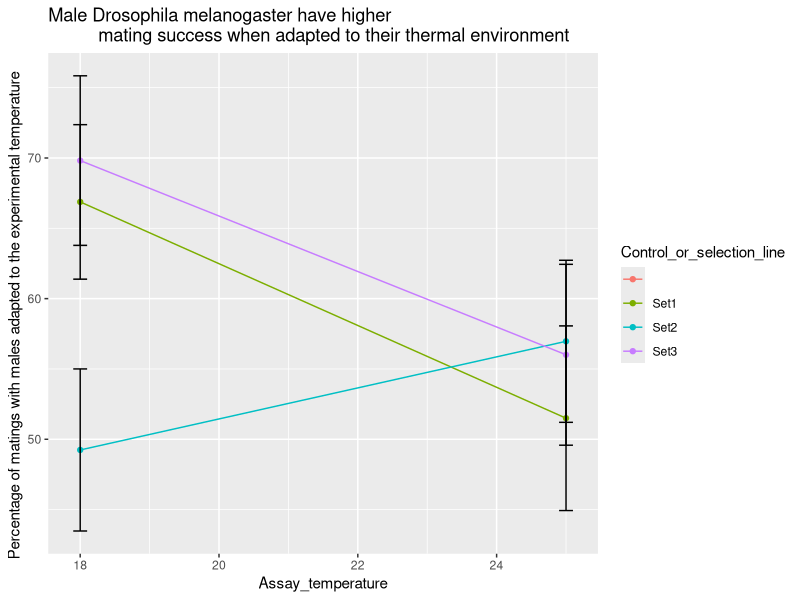

Recreate this plot in R.
library(ggplot2)
library(reshape)
library(dplyr)
library(ggpubr)

df<-read.table(file="Dolgin_et_al_2006.txt" ,header= TRUE,sep = " ")


m=1.96
Calc_CI<-function(x) m*x
df$Calc_CI<-(Calc_CI(df$Standard_error_male))

df0 <- df%>% slice(1:7)
a<- ggplot(df0, aes(x=Assay_temperature, y=Mean_male ,fill= )) +
  geom_line(aes(group=Control_or_selection_line, color=Control_or_selection_line)) +geom_point(aes(color=Control_or_selection_line))+
  ggtitle("Male Drosophila melanogaster have higher 
          mating success when adapted to their thermal environment		") +
  ylab("Percentage of matings with males adapted to the experimental temperature	")+
  geom_errorbar(aes(ymin=Mean_male-Calc_CI, ymax=Mean_male+Calc_CI), width=.2,)
#              position=position_dodge(.9) +geom_point()

print(a)
